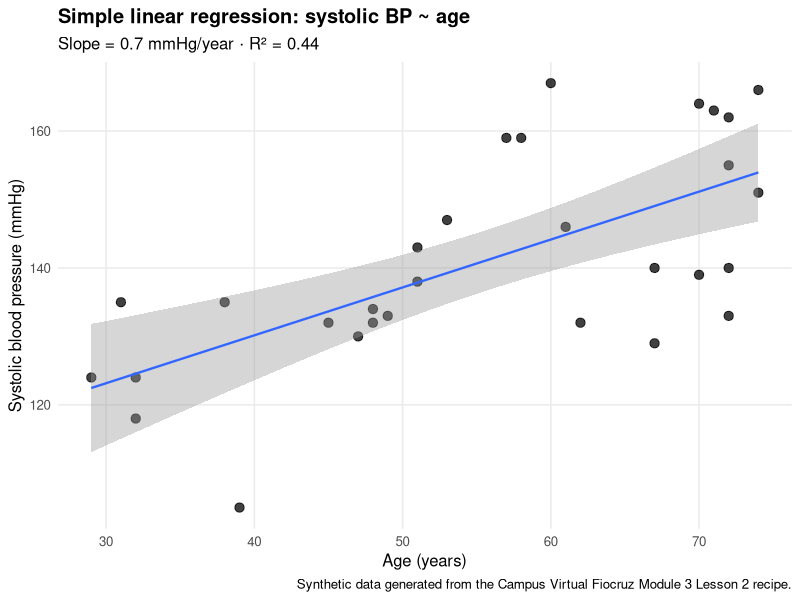

Source code (R): (Note: this script raises an error after producing the figure.)
required <- c("dplyr", "readr", "ggplot2", "tibble", "broom")
missing <- required[!vapply(required, requireNamespace, logical(1), quietly = TRUE)]
if (length(missing) > 0) install.packages(missing, repos = "https://cloud.r-project.org")

suppressPackageStartupMessages({
  library(dplyr)
  library(readr)
  library(ggplot2)
  library(tibble)
  library(broom)
})

# Official Fiocruz Activity 1/2 dataset recipe.
set.seed(42)
n <- 30

pasis <- tibble(
  idade = round(runif(n, min = 25, max = 75)),
  pa = round(100 + 0.8 * idade + rnorm(n, 0, 10)),
  sexo = if_else(runif(n) >= 0.5, "Feminino", "Masculino")
)

cat("\n============================================================\n")
cat("ACTIVITY 2 — SIMPLE LINEAR REGRESSION\n")
cat("============================================================\n")

modelo_simples <- lm(pa ~ idade, data = pasis)

cat("\nModel:\n")
print(modelo_simples)

cat("\nSummary:\n")
print(summary(modelo_simples))

coef_table <- tidy(modelo_simples, conf.int = TRUE)
fit_table <- glance(modelo_simples)

intercept <- coef(modelo_simples)[["(Intercept)"]]
slope <- coef(modelo_simples)[["idade"]]
r_squared <- summary(modelo_simples)$r.squared

interpretation <- tibble(
  quantity = c("Intercept", "Age slope", "R-squared"),
  estimate = c(intercept, slope, r_squared),
  interpretation = c(
    "Predicted SBP when age = 0; mathematically required but not clinically meaningful here",
    paste0("Expected SBP change per additional year of age: ", round(slope, 2), " mmHg"),
    paste0(round(100 * r_squared, 1), "% of observed SBP variance is explained by age in this fitted model")
  )
)

cat("\nInterpretation:\n")
print(interpretation)

p <- ggplot(pasis, aes(x = idade, y = pa)) +
  geom_point(size = 2.8, alpha = 0.75) +
  geom_smooth(method = "lm", se = TRUE, linewidth = 0.8) +
  labs(
    title = "Simple linear regression: systolic BP ~ age",
    subtitle = paste0(
      "Slope = ", round(slope, 2),
      " mmHg/year · R² = ", round(r_squared, 2)
    ),
    x = "Age (years)",
    y = "Systolic blood pressure (mmHg)",
    caption = "Synthetic data generated from the Campus Virtual Fiocruz Module 3 Lesson 2 recipe."
  ) +
  theme_minimal(base_size = 12) +
  theme(
    plot.title = element_text(face = "bold"),
    panel.grid.minor = element_blank()
  )

ggsave(
  "practice/manual_attempts/module3_lesson2/activity02_simple_linear_regression/outputs/simple_linear_regression.png",
  p, width = 8.5, height = 5.5, dpi = 300, bg = "white"
)

write_csv(
  pasis,
  "practice/manual_attempts/module3_lesson2/activity02_simple_linear_regression/outputs/simulated_bp_age_data.csv"
)
write_csv(
  coef_table,
  "practice/manual_attempts/module3_lesson2/activity02_simple_linear_regression/outputs/regression_coefficients.csv"
)
write_csv(
  fit_table,
  "practice/manual_attempts/module3_lesson2/activity02_simple_linear_regression/outputs/model_fit_statistics.csv"
)
write_csv(
  interpretation,
  "practice/manual_attempts/module3_lesson2/activity02_simple_linear_regression/outputs/model_interpretation.csv"
)

# Robust validation.
stopifnot(nrow(pasis) == 30)
stopifnot(is.finite(intercept), is.finite(slope), slope > 0)
stopifnot(r_squared >= 0, r_squared <= 1)
stopifnot(coef_table$p.value[coef_table$term == "idade"] < 0.05)

# With an intercept, simple-regression R² equals Pearson r².
stopifnot(
  abs(
    r_squared - cor(pasis$pa, pasis$idade)^2
  ) < 1e-10
)

stopifnot(file.exists(
  "practice/manual_attempts/module3_lesson2/activity02_simple_linear_regression/outputs/simple_linear_regression.png"
))

cat("\n✅ M3 LESSON 2 · ACTIVITY 2 PASSED\n")
cat("Slope:", round(slope, 3), "mmHg/year\n")
cat("R²:", round(r_squared, 3), "\n")
